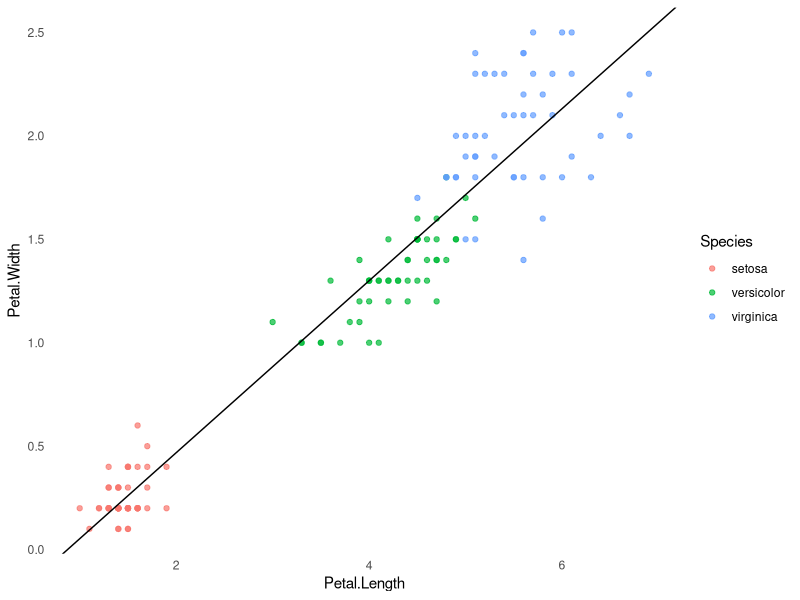
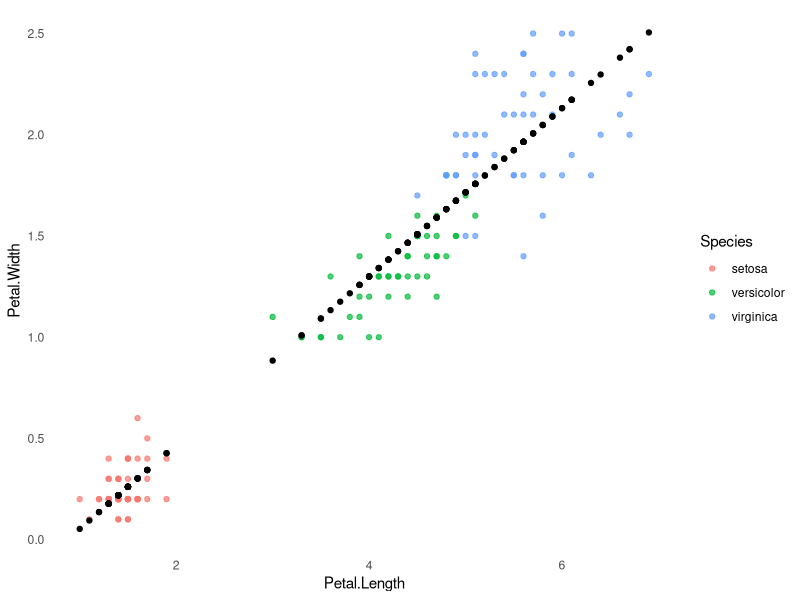

Reproduce these figures in R, in order.
## ---- chunk 1
knitr::opts_chunk$set(echo = TRUE)
## ---- chunk 2
library(ggplot2)
library(broom)
data(iris)
## ---- chunk 3
petalfit <- lm(Petal.Width ~ Petal.Length, iris)
## ---- chunk 4
ggplot(iris) +
  geom_point(aes(x = Petal.Length,
                 y = Petal.Width,
                 group = Species,
                 color = Species),
             alpha = 0.7) +
  geom_abline(slope = petalfit$coefficients["Petal.Length"],
              intercept = petalfit$coefficients["(Intercept)"]
              ) + 
  theme_minimal() +
  theme(panel.grid = element_blank())
## ---- chunk 5
summary(petalfit)
## ---- chunk 6
broom::tidy(petalfit)
broom::augment(petalfit)
broom::glance(petalfit)
## ---- chunk 7
ggplot() +
  geom_point(data = iris, aes(x = Petal.Length,
                 y = Petal.Width,
                 group = Species,
                 color = Species),
             alpha = 0.7) + 
  geom_point(data = broom::augment(petalfit),
             aes(x = Petal.Length,
                 y = .fitted)) + 
  theme_minimal() +
  theme(panel.grid = element_blank())
